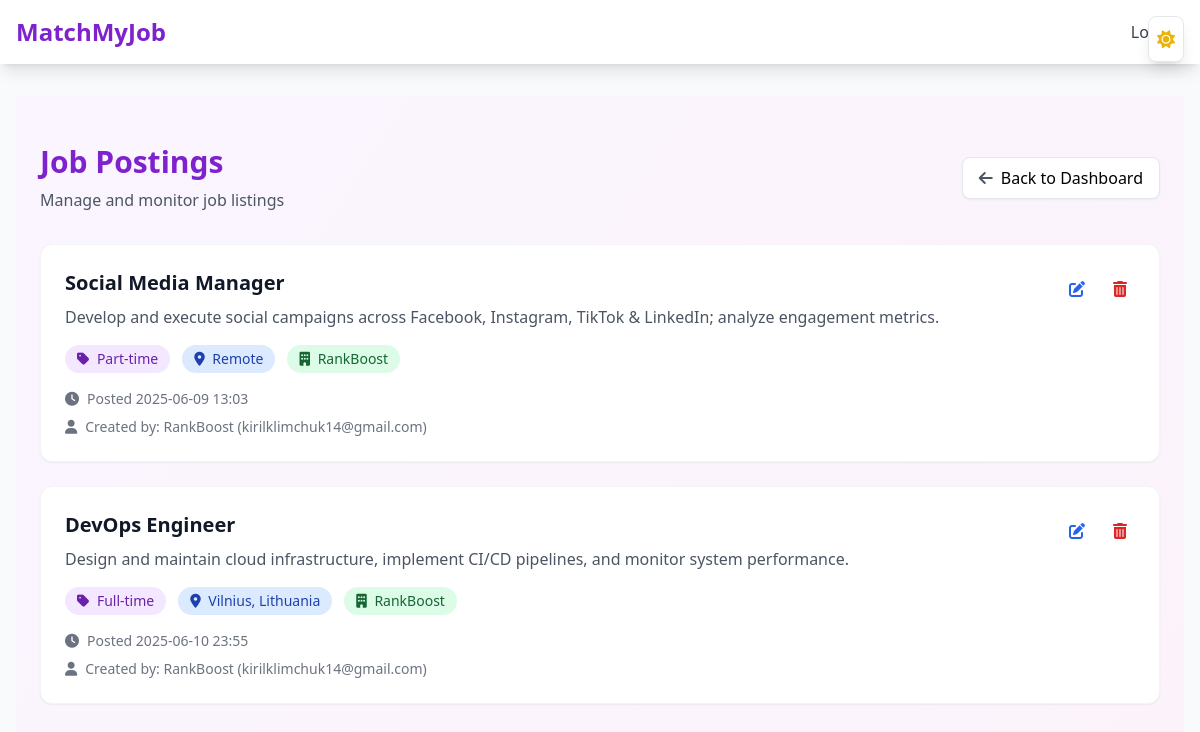
Page /admin/jobs (signed in) on the committed database.
### models.py (models this page shows, shortened)
class JobPosting(Base):
    __tablename__ = "job_postings"
    id             = Column(Integer, primary_key=True, index=True)
    title          = Column(String, nullable=False)
    description    = Column(Text, nullable=False)
    skills_required= Column(JSON, nullable=False)
    company        = Column(String, nullable=False)
    location       = Column(String, nullable=True)
    salary_range   = Column(String, nullable=True)
    employment_type= Column(String, nullable=True)   # e.g. "Full-time"
    deadline       = Column(Date, nullable=True, index = True)     # date-only column
    created_at     = Column(DateTime, default=datetime.utcnow)
    employer_id    = Column(Integer, ForeignKey("users.id", ondelete="CASCADE"), nullable=False, index = True)
    is_active      = Column(Boolean, default=True, nullable=False, index = True)
    employer       = relationship("User", back_populates="job_postings")
    applications   = relationship("Application", back_populates="job", cascade="all, delete-orphan")

class User(Base):
    __tablename__ = 'users'
    id = Column(Integer, primary_key=True, index = True)
    name = Column(String)
    email = Column(String, unique=True, index=True)
    hashed_password = Column(String)
    verification_token = Column(String, nullable=True)
    is_verified = Column(Boolean, default=False)
    is_admin = Column(Boolean, default=False)
    role = Column(String, default="job_seeker")
    reset_token = Column(String, nullable=True)
    reset_token_expires = Column(DateTime, nullable=True)
    current_job_title = Column(String, nullable=True)
    years_experience = Column(String, nullable=True)
    desired_job_title = Column(String, nullable=True)
    key_skills = Column(String, nullable=True)
    preferred_location = Column(String, nullable=True)
    salary_range = Column(String, nullable=True)
    company_description = Column(String, nullable=True)  # New field for company description
    resumes      = relationship(
        "Resume",
        back_populates="owner",
        cascade="all, delete-orphan"
    )
    job_postings = relationship(
        "JobPosting",
        back_populates="employer",
        cascade="all, delete-orphan",
        passive_deletes=True
    )
    applications = relationship(
        "Application",
        back_populates="applicant",
        cascade="all, delete-orphan"
    )

### admin.py (the view)
@router.get("/admin/jobs", response_class=HTMLResponse)
def admin_jobs(
    request: Request,
    db: Session = Depends(get_db),
    admin: User = Depends(get_current_admin)
):
    jobs = db.query(JobPosting).all()
    html = templates.TemplateResponse(
        "admin/admin_jobs.html",
        {"request": request, "jobs": jobs, "user": admin}
    )
    html.headers["Cache-Control"] = "no-cache, no-store, must-revalidate"
    html.headers["Pragma"]        = "no-cache"
    html.headers["Expires"]       = "0"
    return html

### templates/admin/admin_jobs.html (shortened to what this page needs)
{% extends "base.html" %} {% block title %}Manage Job Postings | Admin{% endblock %} {% block content %}
<div class="min-h-screen bg-gradient-to-br from-purple-50 to-pink-50 dark:from-gray-900 dark:to-gray-800 py-12">
  <section class="max-w-6xl mx-auto px-4">
    <div class="mb-8 flex items-center justify-between">
      <div>
        <h2 class="text-3xl font-bold text-purple-700 dark:text-purple-400">Job Postings</h2>
        <p class="text-gray-600 dark:text-gray-400 mt-2">Manage and monitor job listings</p>
      </div>
      <a href="/admin"
        class="inline-flex items-center px-4 py-2 bg-white dark:bg-gray-800 border border-gray-200 dark:border-gray-700 rounded-lg shadow-sm hover:bg-gray-50 dark:hover:bg-gray-700 transition-colors">
        <i class="fas fa-arrow-left mr-2 text-gray-600 dark:text-gray-400"></i>
        Back to Dashboard
      </a>
    </div>
    <div class="space-y-6">
      {% for job in jobs %}
      <div
        class="bg-white dark:bg-gray-800 rounded-xl shadow-sm border border-gray-100 dark:border-gray-700 overflow-hidden">
        <div class="p-6">
          <div class="flex items-start justify-between">
            <div class="flex-1">
              <h3 class="text-xl font-semibold text-gray-900 dark:text-white mb-2">{{ job.title }}</h3>
              <p class="text-gray-600 dark:text-gray-400 mb-4 line-clamp-2">{{ job.description }}</p>
              <div class="flex flex-wrap gap-3 mb-4">
                <span
                  class="px-3 py-1 bg-purple-100 dark:bg-purple-900/50 text-purple-800 dark:text-purple-400 rounded-full text-sm">
                  <i class="fas fa-tag mr-1"></i>
                  {{ job.employment_type }}
                </span>
                <span
                  class="px-3 py-1 bg-blue-100 dark:bg-blue-900/50 text-blue-800 dark:text-blue-400 rounded-full text-sm">
                  <i class="fas fa-map-marker-alt mr-1"></i>
                  {{ job.location }}
                </span>
                <span
                  class="px-3 py-1 bg-green-100 dark:bg-green-900/50 text-green-800 dark:text-green-400 rounded-full text-sm">
                  <i class="fas fa-building mr-1"></i>
                  {{ job.company }}
                </span>
              </div>
              <div class="flex items-center text-sm text-gray-500 dark:text-gray-400">
                <i class="fas fa-clock mr-2"></i>
                Posted {{ job.created_at.strftime('%Y-%m-%d %H:%M') if job.created_at else '' }}
              </div>
              {% if job.employer %}
              <div class="flex items-center text-sm text-gray-500 dark:text-gray-400 mt-2">
                <i class="fas fa-user mr-2"></i>
                Created by: {{ job.employer.name }} ({{ job.employer.email }})
              </div>
              {% endif %}
            </div>
            <div class="flex items-center space-x-3 ml-6">
              <a href="/admin/edit-job/{{ job.id }}"
                class="p-2 text-blue-600 dark:text-blue-400 hover:bg-blue-50 dark:hover:bg-blue-900/50 rounded-lg transition-colors">
                <i class="fas fa-edit"></i>
              </a>
              <form method="post" action="/admin/delete-job/{{ job.id }}"
                onsubmit="return confirm('Are you sure you want to delete this job posting?');" class="inline-block">
                <button type="submit"
                  class="p-2 text-red-600 dark:text-red-400 hover:bg-red-50 dark:hover:bg-red-900/50 rounded-lg transition-colors">
                  <i class="fas fa-trash-alt"></i>
                </button>
              </form>
            </div>
          </div>
        </div>
      </div>
      {% endfor %}
    </div>
  </section>
</div>
{% endblock %}

### rows in the picture
JobPosting: title "Social Media Manager", description "Develop and execute social campaigns across Facebook, Instagram, TikTok & LinkedIn; analyze engagement metrics.", employment_type "Part-time", location "Remote", company "RankBoost", created_at "2025-06-09 13:03", employer.name "RankBoost", employer.email "kirilklimchuk14@gmail.com"
JobPosting: title "DevOps Engineer", description "Design and maintain cloud infrastructure, implement CI/CD pipelines, and monitor system performance.", employment_type "Full-time", location "Vilnius, Lithuania", company "RankBoost", created_at "2025-06-10 23:55", employer.name "RankBoost", employer.email "kirilklimchuk14@gmail.com"
